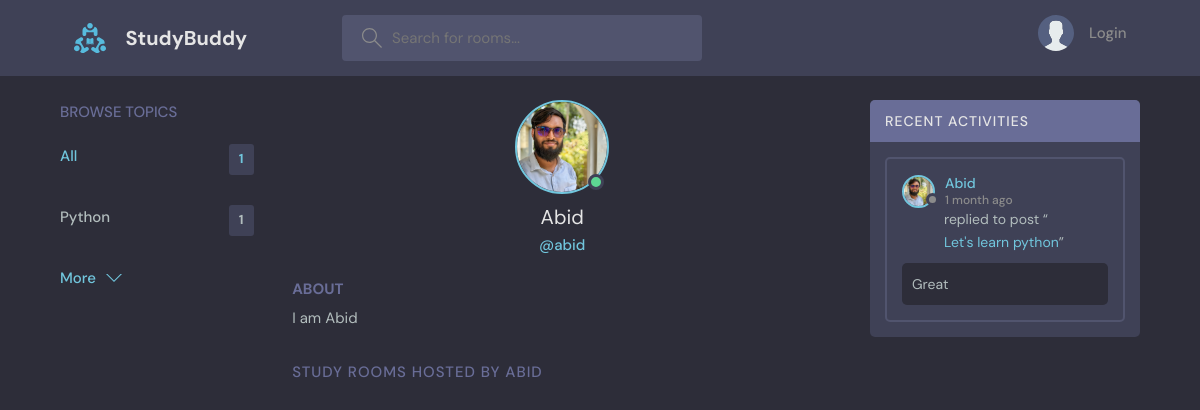
Page /profile/2/ on the earlier database version.
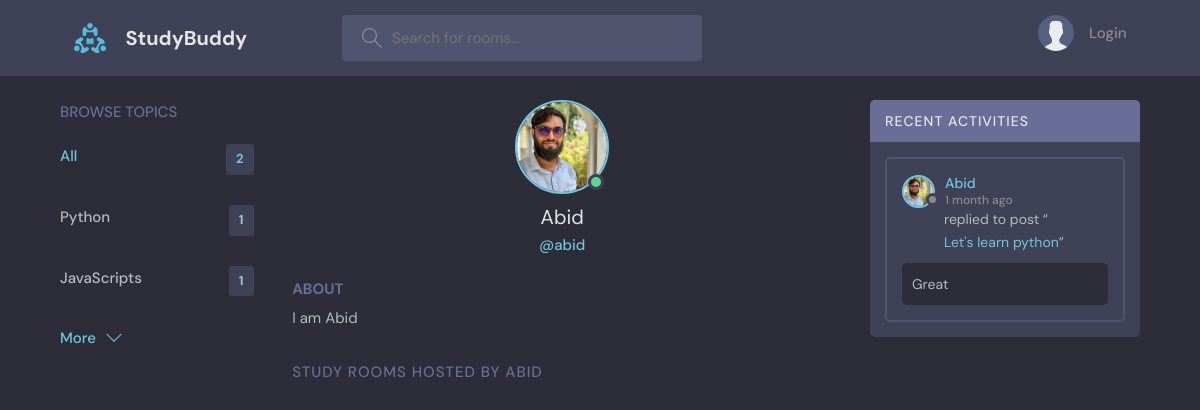
Same page on the later database version.
### base/models.py (models this page shows, shortened)
class Topic(models.Model):
    name = models.CharField(max_length=200)

class User(AbstractUser):
    name = models.CharField(max_length=200, null=True)
    email = models.EmailField(unique=True, null=True)
    bio = models.TextField(null=True)
    avatar = models.ImageField(null=True, default='avatar.svg')
    USERNAME_FIELD = 'email'
    REQUIRED_FIELDS = []

class Message(models.Model):
    user = models.ForeignKey(User, on_delete=models.CASCADE)
    room = models.ForeignKey(Room, on_delete=models.CASCADE)
    body = models.TextField()
    updated = models.DateTimeField(auto_now=True)
    created = models.DateTimeField(auto_now_add=True)
    class Meta:
        ordering = ['-updated', '-created']

class Room(models.Model):
    host = models.ForeignKey(User, on_delete=models.SET_NULL, null=True)
    topic = models.ForeignKey(Topic, on_delete=models.SET_NULL, null=True)
    name = models.CharField(max_length=200)
    description = models.TextField(null=True, blank=True)
    participants = models.ManyToManyField(User, related_name="participants", blank=True)
    updated = models.DateTimeField(auto_now=True)
    created = models.DateTimeField(auto_now_add=True)
    class Meta:
        ordering = ['-updated', '-created']
    def __str__(self):
        return self.name

### base/views.py (the view)
# urls.py: path('profile/<str:pk>/', views.userProfile, name='user-profile'),
def userProfile(request, pk):
    user = User.objects.get(id=pk)
    rooms = user.room_set.all()
    room_messages = user.message_set.all()
    topics = Topic.objects.all()
    context = {
        "user": user,
        "rooms": rooms,
        "topics": topics,
        "room_messages": room_messages,
    }
    return render(request, "base/profile.html", context)

### base/templates/base/profile.html (shortened to what this page needs)
{% extends 'main.html' %}
{% block content %}
  <main class="profile-page layout layout--3">
    <div class="container">
      {% include 'base/topics_components.html' %}
      <div class="roomList">
        <div class="profile">
          <div class="profile__avatar">
            <div class="avatar avatar--large active">
              <img src="{{user.avatar.url}}" />
            </div>
          </div>
          <div class="profile__info">
            <h3>{{user.name}}</h3>
            <p>@{{user.username}}</p>
          </div>
          <div class="profile__about">
            <h3>About</h3>
            <p>
              {{user.bio}}
            </p>
          </div>
        </div>
        <div class="roomList__header">
          <div>
            <h2>Study Rooms Hosted by {{user.name}}</a>
            </h2>
          </div>
        </div>
      </div>
      {% include 'base/activity_components.html' %}
    </div>
  </main>
{% endblock content %}

### templates/main.html (shortened to what this page needs)
<!DOCTYPE html>
{% load static %}
<html lang="en">
  <head>
    <link rel="stylesheet" href="{% static 'styles/style.css' %}" />
  </head>
  <body>
    {% include 'navbar.html' %}
    {% block content %}
    {% endblock %}
  </body>
</html>

### templates/navbar.html (shortened to what this page needs)
{% load static %}
<header class="header header--loggedIn">
    <div class="container">
      <a href="{% url 'home' %}" class="header__logo">
        <img src="{% static 'images/logo.svg' %}" />
        <h1>StudyBuddy</h1>
      </a>
      <form class="header__search" method="GET" action="{% url 'home' %}">
        <label>
          <input name="q" placeholder="Search for rooms..." />
        </label>
      </form>
      <nav class="header__menu">
        {% if request.user.is_authenticated %}
        <div class="header__user">
          <a href="{% url 'update-user' %}">
            <div class="avatar avatar--medium active">
              <img src="{{request.user.avatar.url}}" />
            </div>
            <p>{{request.user.name}} <span>@{{request.user.username}}</span></p>
          </a>
          <button class="dropdown-button">
            <svg version="1.1" xmlns="http://www.w3.org/2000/svg" width="32" height="32" viewBox="0 0 32 32">
              <title>chevron-down</title>
              <path d="M16 21l-13-13h-3l16 16 16-16h-3l-13 13z"></path>
            </svg>
          </button>
        </div>
        {% else %}
        <a href="{% url 'login' %}">
          <img src="{% static 'images/avatar.svg' %}" />
          <p>Login</p>
        </a>
        {% endif %}
      </nav>
    </div>
  </header>

### base/templates/base/topics_components.html
<div class="topics">
  <div class="topics__header">
    <h2>Browse Topics</h2>
  </div>
  <ul class="topics__list">
    <li>
      <a href="{% url 'home' %}" class="active">All <span>{{topics.count}}</span></a>
    </li>
    {% for topic in topics %}
    <li>
      <a href="{% url 'home' %}?q={{topic.name}}">{{topic.name}} <span>{{topic.room_set.all.count}}</span></a>
    </li>
    {% endfor %}
  </ul>
  <a class="btn btn--link" href="{% url 'topics' %}">
    More
    <svg
      version="1.1"
      xmlns="http://www.w3.org/2000/svg"
      width="32"
      height="32"
      viewBox="0 0 32 32"
    >
      <title>chevron-down</title>
      <path d="M16 21l-13-13h-3l16 16 16-16h-3l-13 13z"></path>
    </svg>
  </a>
</div>

### base/templates/base/activity_components.html (shortened to what this page needs)
<div class="activities">
  <div class="activities__header">
    <h2>Recent Activities</h2>
  </div>
  {% for message in room_messages %}
  <div class="activities__box">
    <div class="activities__boxHeader roomListRoom__header">
      <a href="{% url 'user-profile' message.user.id %}" class="roomListRoom__author">
        <div class="avatar avatar--small">
          <img src="{{message.user.avatar.url}}" />
        </div>
        <p>
          {{message.user.name}}
          <span>{{message.created|timesince}} ago</span>
        </p>
      </a>
    </div>
    <div class="activities__boxContent">
      <p>
        replied to post “<a href="{% url 'room' message.room.id %}">{{message.room}}</a
        >”
      </p>
      <div class="activities__boxRoomContent">
        {{message.body}}
      </div>
    </div>
  </div>
  {% endfor %}
</div>

Differences in the rows shown:
added Topic: name "JavaScripts", room_set.all.count "1"
Other differences:
{{ topics.count }}: "1" → "2"
